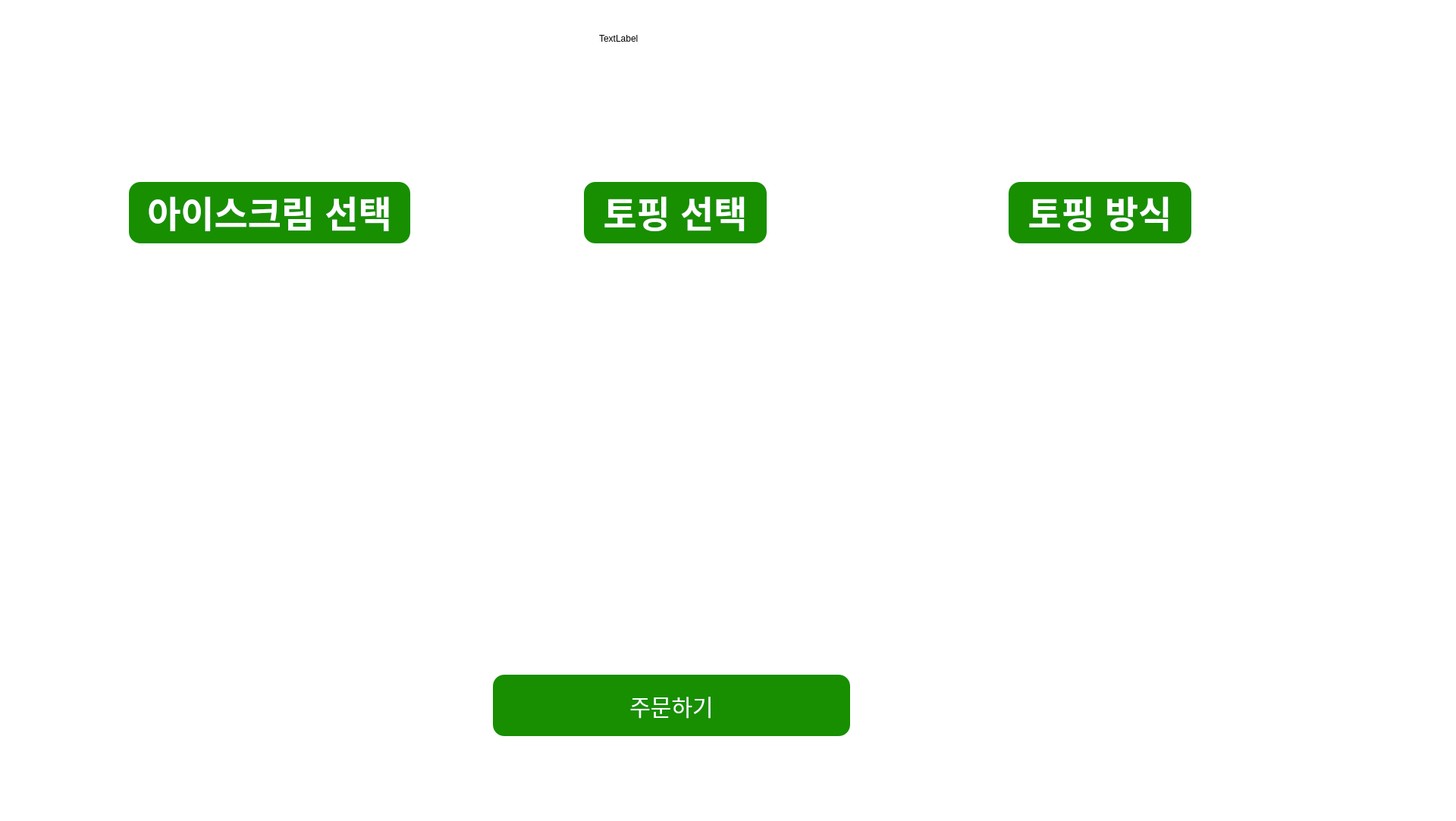
<?xml version="1.0" encoding="UTF-8"?>
<ui version="4.0">
 <class>select_ice_cream</class>
 <widget class="QMainWindow" name="select_ice_cream">
  <property name="geometry">
   <rect>
    <x>0</x>
    <y>0</y>
    <width>1920</width>
    <height>1083</height>
   </rect>
  </property>
  <property name="windowTitle">
   <string>MainWindow</string>
  </property>
  <property name="styleSheet">
   <string notr="true">background-color: #ffffff</string>
  </property>
  <widget class="QWidget" name="centralwidget">
   <widget class="QPushButton" name="back_button">
    <property name="geometry">
     <rect>
      <x>70</x>
      <y>20</y>
      <width>100</width>
      <height>100</height>
     </rect>
    </property>
    <property name="styleSheet">
     <string notr="true">background-image:url(./gui/main/image/prevBTN.png);
border-style : solid;
border-width : 5px;</string>
    </property>
    <property name="text">
     <string/>
    </property>
   </widget>
   <widget class="QPushButton" name="select_complete">
    <property name="geometry">
     <rect>
      <x>650</x>
      <y>890</y>
      <width>471</width>
      <height>81</height>
     </rect>
    </property>
    <property name="styleSheet">
     <string notr="true">background-color: rgb(23,143,1);
color: white; 
font-size: 30px;   
border-radius: 15px; </string>
    </property>
    <property name="text">
     <string>주문하기</string>
    </property>
   </widget>
   <widget class="QTextBrowser" name="select_taste">
    <property name="geometry">
     <rect>
      <x>170</x>
      <y>240</y>
      <width>371</width>
      <height>81</height>
     </rect>
    </property>
    <property name="styleSheet">
     <string notr="true">background-color: rgb(23,143,1);
color: white; 
font-size: 30px;   
border-radius: 15px; </string>
    </property>
    <property name="html">
     <string>&lt;!DOCTYPE HTML PUBLIC &quot;-//W3C//DTD HTML 4.0//EN&quot; &quot;http://www.w3.org/TR/REC-html40/strict.dtd&quot;&gt;
&lt;html&gt;&lt;head&gt;&lt;meta name=&quot;qrichtext&quot; content=&quot;1&quot; /&gt;&lt;style type=&quot;text/css&quot;&gt;
p, li { white-space: pre-wrap; }
&lt;/style&gt;&lt;/head&gt;&lt;body style=&quot; font-family:'Ubuntu'; font-size:30px; font-weight:400; font-style:normal;&quot;&gt;
&lt;p align=&quot;center&quot; style=&quot; margin-top:0px; margin-bottom:0px; margin-left:0px; margin-right:0px; -qt-block-indent:0; text-indent:0px;&quot;&gt;&lt;span style=&quot; font-size:36pt; font-weight:600;&quot;&gt;아이스크림 선택&lt;/span&gt;&lt;/p&gt;&lt;/body&gt;&lt;/html&gt;</string>
    </property>
   </widget>
   <widget class="QTextBrowser" name="select_topping">
    <property name="geometry">
     <rect>
      <x>770</x>
      <y>240</y>
      <width>241</width>
      <height>81</height>
     </rect>
    </property>
    <property name="styleSheet">
     <string notr="true">background-color: rgb(23,143,1);
color: white; 
font-size: 30px;   
border-radius: 15px; </string>
    </property>
    <property name="html">
     <string>&lt;!DOCTYPE HTML PUBLIC &quot;-//W3C//DTD HTML 4.0//EN&quot; &quot;http://www.w3.org/TR/REC-html40/strict.dtd&quot;&gt;
&lt;html&gt;&lt;head&gt;&lt;meta name=&quot;qrichtext&quot; content=&quot;1&quot; /&gt;&lt;style type=&quot;text/css&quot;&gt;
p, li { white-space: pre-wrap; }
&lt;/style&gt;&lt;/head&gt;&lt;body style=&quot; font-family:'Ubuntu'; font-size:30px; font-weight:400; font-style:normal;&quot;&gt;
&lt;p align=&quot;center&quot; style=&quot; margin-top:0px; margin-bottom:0px; margin-left:0px; margin-right:0px; -qt-block-indent:0; text-indent:0px;&quot;&gt;&lt;span style=&quot; font-size:36pt; font-weight:600;&quot;&gt;토핑 선택&lt;/span&gt;&lt;/p&gt;&lt;/body&gt;&lt;/html&gt;</string>
    </property>
   </widget>
   <widget class="QTextBrowser" name="select_topping_type">
    <property name="geometry">
     <rect>
      <x>1330</x>
      <y>240</y>
      <width>241</width>
      <height>81</height>
     </rect>
    </property>
    <property name="styleSheet">
     <string notr="true">background-color: rgb(23,143,1);
color: white; 
font-size: 30px;   
border-radius: 15px; </string>
    </property>
    <property name="html">
     <string>&lt;!DOCTYPE HTML PUBLIC &quot;-//W3C//DTD HTML 4.0//EN&quot; &quot;http://www.w3.org/TR/REC-html40/strict.dtd&quot;&gt;
&lt;html&gt;&lt;head&gt;&lt;meta name=&quot;qrichtext&quot; content=&quot;1&quot; /&gt;&lt;style type=&quot;text/css&quot;&gt;
p, li { white-space: pre-wrap; }
&lt;/style&gt;&lt;/head&gt;&lt;body style=&quot; font-family:'Ubuntu'; font-size:30px; font-weight:400; font-style:normal;&quot;&gt;
&lt;p align=&quot;center&quot; style=&quot; margin-top:0px; margin-bottom:0px; margin-left:0px; margin-right:0px; -qt-block-indent:0; text-indent:0px;&quot;&gt;&lt;span style=&quot; font-size:36pt; font-weight:600;&quot;&gt;토핑 방식&lt;/span&gt;&lt;/p&gt;&lt;/body&gt;&lt;/html&gt;</string>
    </property>
   </widget>
   <widget class="QLabel" name="logo">
    <property name="enabled">
     <bool>true</bool>
    </property>
    <property name="geometry">
     <rect>
      <x>790</x>
      <y>20</y>
      <width>271</width>
      <height>61</height>
     </rect>
    </property>
    <property name="text">
     <string>TextLabel</string>
    </property>
   </widget>
   <zorder>back_button</zorder>
   <zorder>select_complete</zorder>
   <zorder>logo</zorder>
   <zorder>select_taste</zorder>
   <zorder>select_topping</zorder>
   <zorder>select_topping_type</zorder>
  </widget>
  <widget class="QMenuBar" name="menubar">
   <property name="geometry">
    <rect>
     <x>0</x>
     <y>0</y>
     <width>1920</width>
     <height>22</height>
    </rect>
   </property>
  </widget>
  <widget class="QStatusBar" name="statusbar"/>
 </widget>
 <resources/>
 <connections/>
</ui>
